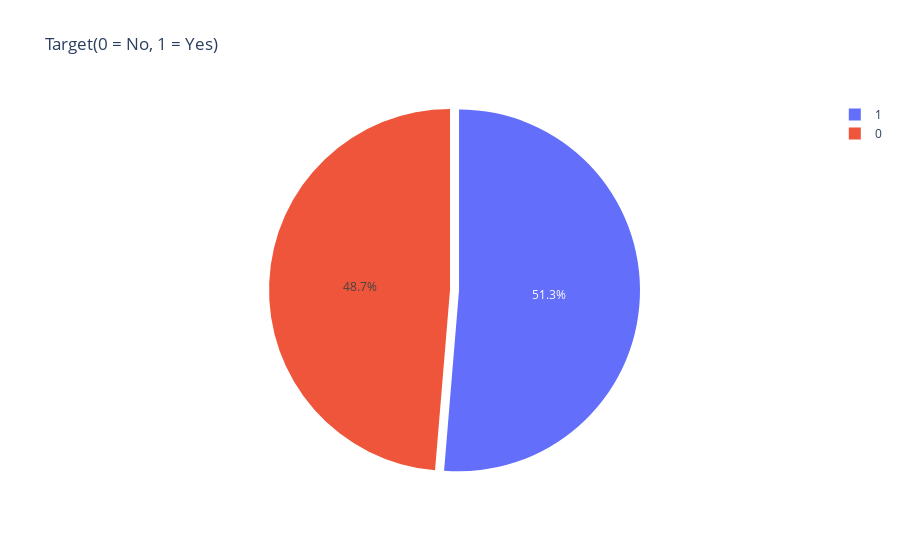

The cell this chart's notebook holds for it:
### Code cell
# Another visualiation of the patiens having the heart disease or not
import plotly.graph_objs as go

column = "target"
grouped = dataset[column].value_counts().reset_index()
grouped = grouped.rename(columns = {column : "count", "index" : column})

## plot
pieplot = go.Pie(labels=grouped[column], values=grouped['count'], pull=[0.05, 0])
layout = {'title': 'Target(0 = No, 1 = Yes)'}
Target_Plot = go.Figure(data = [pieplot], layout = layout)
Target_Plot

### Figure 1 — Plotly figure (JSON) as saved in the notebook; plotly's stock layout.template omitted (floating-point values rounded to 4 significant figures)
{"data": [{"labels": [1, 0], "pull": [0.05, 0], "type": "pie", "values": [526, 499]}], "layout": {"title": {"text": "Target(0 = No, 1 = Yes)"}}}
